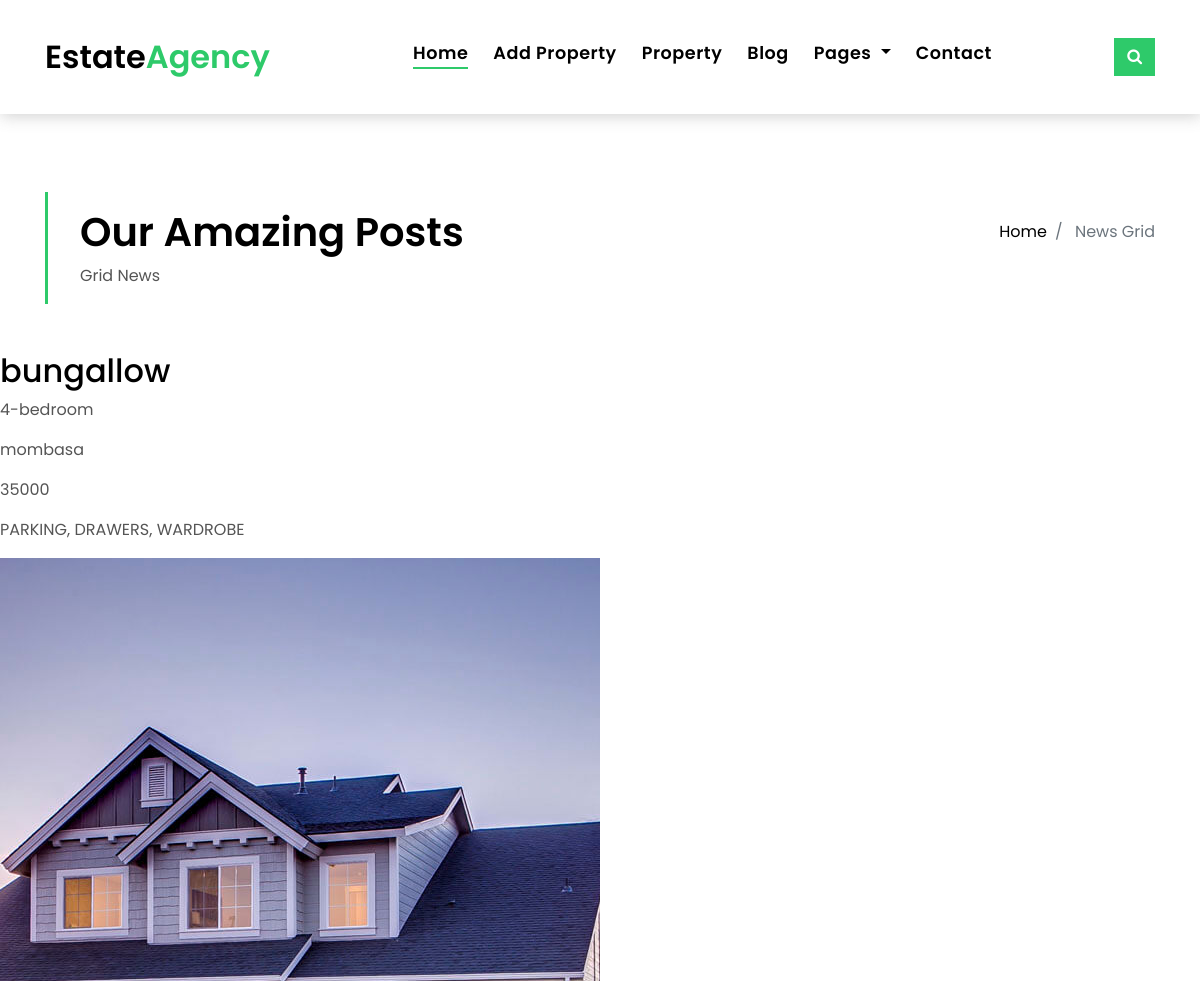
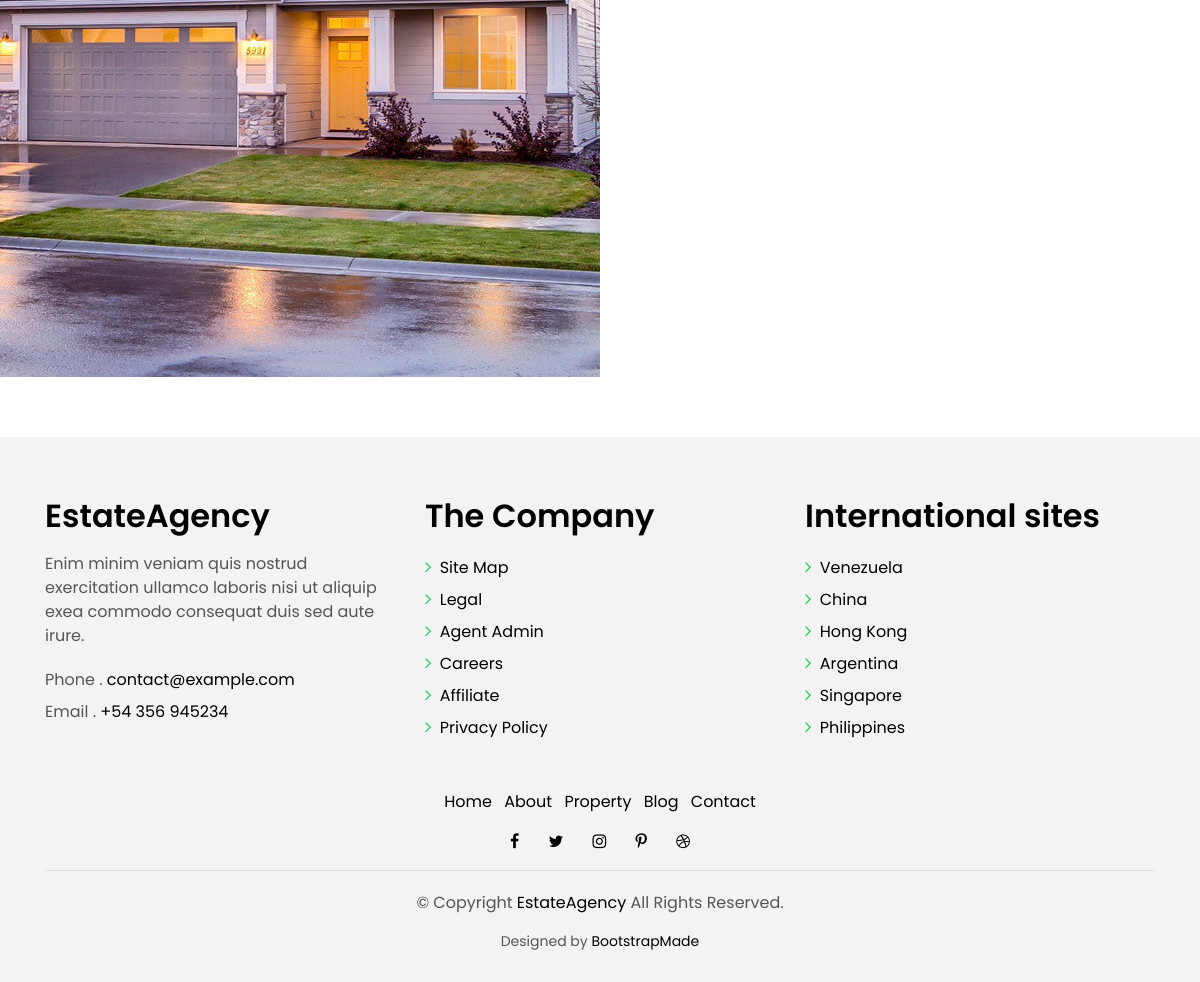
The page /listing/9/ on the database its author committed (2 pictures, top to bottom).
### listings/models.py (models this page shows, shortened)
class Listing(models.Model):
    title = models.CharField(max_length=200)
    type = models.CharField(max_length=12, choices=Type_Choices, default=[], blank= False)
    town = models.CharField(max_length=200)
    specific_location = models.CharField(max_length=200)
    monthly_cost = models.IntegerField()
    description = models.CharField
    extras = MultiSelectField(max_length=256, choices=Extra_Choices, default=[], blank=True)
    created = models.DateTimeField(auto_now_add=True)
    image = models.ImageField()
    class Meta:
        ordering = ['-created', '-type', 'monthly_cost']

### listings/views.py (the view)
# urls.py: path('listing/<pk>/', views.listing, name="listing"),
def listing(request, pk):
    listing = Listing.objects.get(id=pk)
    context = {
        "listing":listing
    }
    return render(request, "listing.html", context)

### template/listing.html
{% extends 'testmain.html' %}
{%block content%}
  <section class="intro-single">
    <div class="container">
      <div class="row">
        <div class="col-md-12 col-lg-8">
          <div class="title-single-box">
            <h1 class="title-single">Our Amazing Posts</h1>
            <span class="color-text-a">Grid News</span>
          </div>
        </div>
        <div class="col-md-12 col-lg-4">
          <nav aria-label="breadcrumb" class="breadcrumb-box d-flex justify-content-lg-end">
            <ol class="breadcrumb">
              <li class="breadcrumb-item">
                <a href="index.html">Home</a>
              </li>
              <li class="breadcrumb-item active" aria-current="page">
                News Grid
              </li>
            </ol>
          </nav>
        </div>
      </div>
    </div>
  </section>
    <div>
        <h2>{{ listing.title }}</h2>
        <p>{{ listing.type }}</p>
        <p>{{ listing.town }}</p>
        <p>{{ listing.monthly_cost }}</p>
        <p>{{ listing.extras }}</p>
        {% if listing.image %}
            <img src="{{ listing.image.url }}" alt="{{ listing.title }}" />
        {% endif %}
    </div>
{% endblock %}

### static/css/style.css (style rules this page uses)
body { font-family: 'Poppins', sans-serif; color: #555555; }
h1, h2, h3, h4, h5, h6 { color: #000000; }
a { color: #000000; transition: all .5s ease; }
.color-text-a { color: #555555; }
.intro-single { padding: 12rem 0 3rem; }
.intro-single .title-single-box { padding: 1rem 0 1rem 2rem; }
.intro-single .title-single-box { border-left: 3px solid #2eca6a; }
.intro-single .title-single-box .title-single { font-weight: 600; font-size: 2.2rem; }
.intro-single .breadcrumb-box { padding: 1rem 0 0 .5rem; }
.intro-single .breadcrumb { background-color: transparent; padding-right: 0; padding-left: 0; }
@media (min-width: 768px) { .intro-single .title-single-box .title-single { font-size: 2.1rem; } }
@media (min-width: 992px) { .intro-single .title-single-box .title-single { font-size: 2.5rem; } }

### rows shown on the page
Listing: title "bungallow", type "4-bedroom", town "mombasa", monthly_cost "35000", extras "PARKING, DRAWERS, WARDROBE", image (picture)
